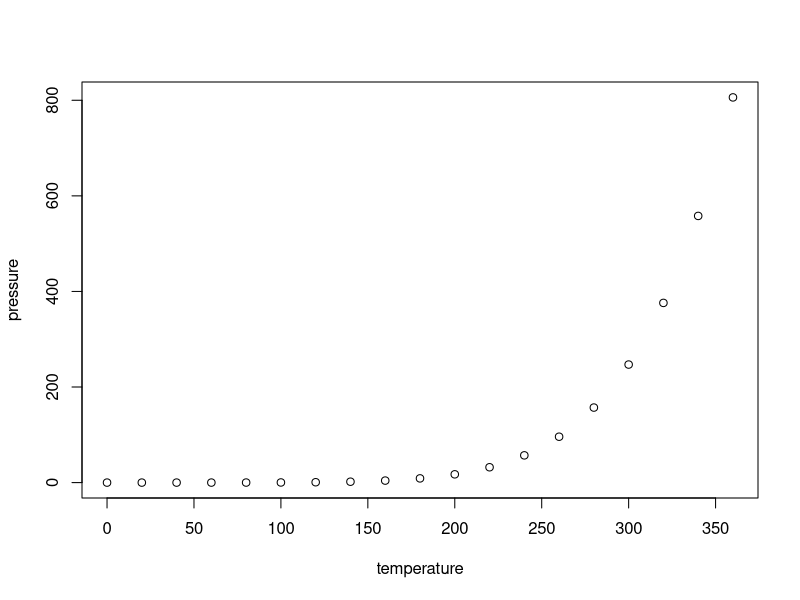
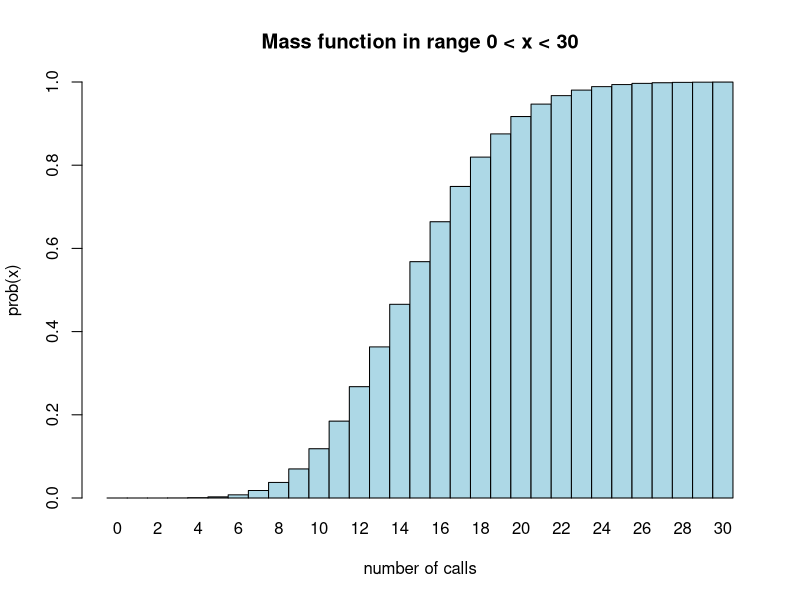
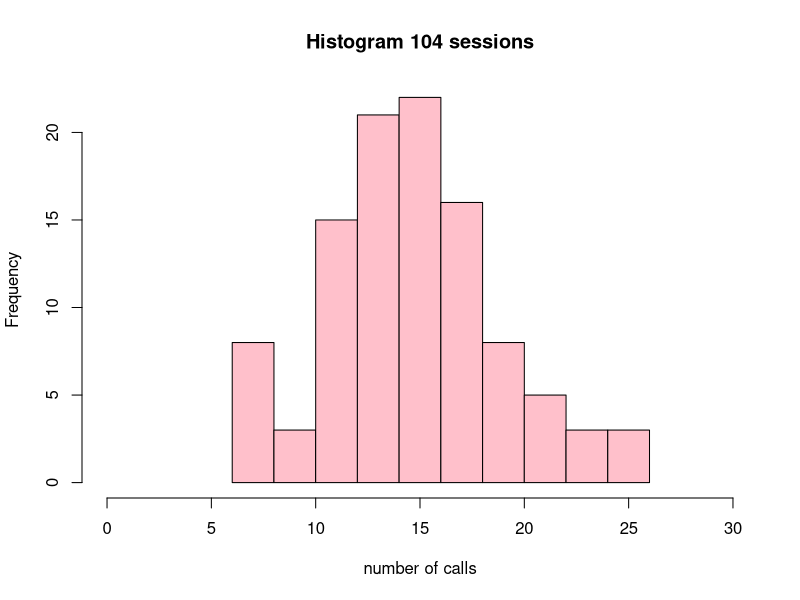

Recreate these plots in R, in order.
## ---- chunk 1
knitr::opts_chunk$set(echo = TRUE)
## ---- chunk 2
summary(cars)
## ---- chunk 3
plot(pressure)
## ---- chunk 4
L <- 15 #Lambda value: average events (titi calls) in Poisson distribution.
x <- 1:8 #9 is the minimum number of calls required in the problem.
calls1 <- ppois(q = x, lambda = L) #We calculate the cumulative probability of hearing 1 call, 2 calls, 3 calls... till 8 calls.
1 - calls1
#We calculate the probability of NOT hearing 1 nor 2, nor 3... nor 8 calls. That means the probability of hearing more than 8 calls.
## ---- chunk 5
dpois(x = 0, lambda = L) #Probability of hearing no calls (x=0)
## ---- chunk 6
dpois(x = 3, lambda = L) #Probability of hearing 3 calls (x=3).
## ---- chunk 7
x <- c(0:30)
barplot(ppois(q = x, lambda = L), 
  ylim = 0:1, #Interval showed in the "Y" axis.
  space = 0,
  names.arg = x, #Used to label each bar of the plot.
  xlab = "number of calls", 
  ylab = "prob(x)", #Name of axis.
  main = "Mass function in range 0 < x < 30", #Title of the plot.
  col="light blue"
        )
#Bar Plot where it is represented the mass function in range 0 ≤ x ≤ 30.
## ---- chunk 8
rpois(n = 104, lambda = L)
#The function "rpois" generate "n" random results following the Poisson's distribution with a given value for lambda.
## ---- chunk 9
sim <- rpois(n = 104, lambda = L) #Necessary to set a vector with the function to apply it to the histogram.
hist(sim, 
     plot = TRUE, #Necessary to make a plot.
     xlim = c(0, 30), #To set the limits of the "x" axis (necessary to use "c()" structure).
     xlab = "number of calls",
     ylab = "Frequency",
     main = "Histogram 104 sessions",
     col = "pink"
     )
#Histogram that shows the frequency of the results (number of calls) of 104 "hearing titis" sessions, but only from "0-30 calls" (probabilities higher than 30 are practically 0).
## ---- chunk 10
#Problem 1: Although now it seems obvious, I struggled the most trying to understand what was my "x" values in the first problems. I thought it was the number of the possibles calls within a day, so I could not find any value. SOLUTION: I checked notes from my statistics course (that I had totally forgot) and red Module 8 explanation again so I understood better Poisson's distribution.
#Problem 2: I did not know how to obtain random values in the Poisson's distribution for question 4. SOLUTION: I searched in the "help" section the function "dpois" I had used before to see if there was an option to set random values. In that page I found the explanation for "rpois" function.
#Problem 3: I could not set the "xlim" function in the histogram from question 6, because R told me writing "0:30", as I did in the previous plot, was not correct. The syntax was not indicated in the "help" section for "histogram" either. SOLUTION: I googled it and found an example of a code.
